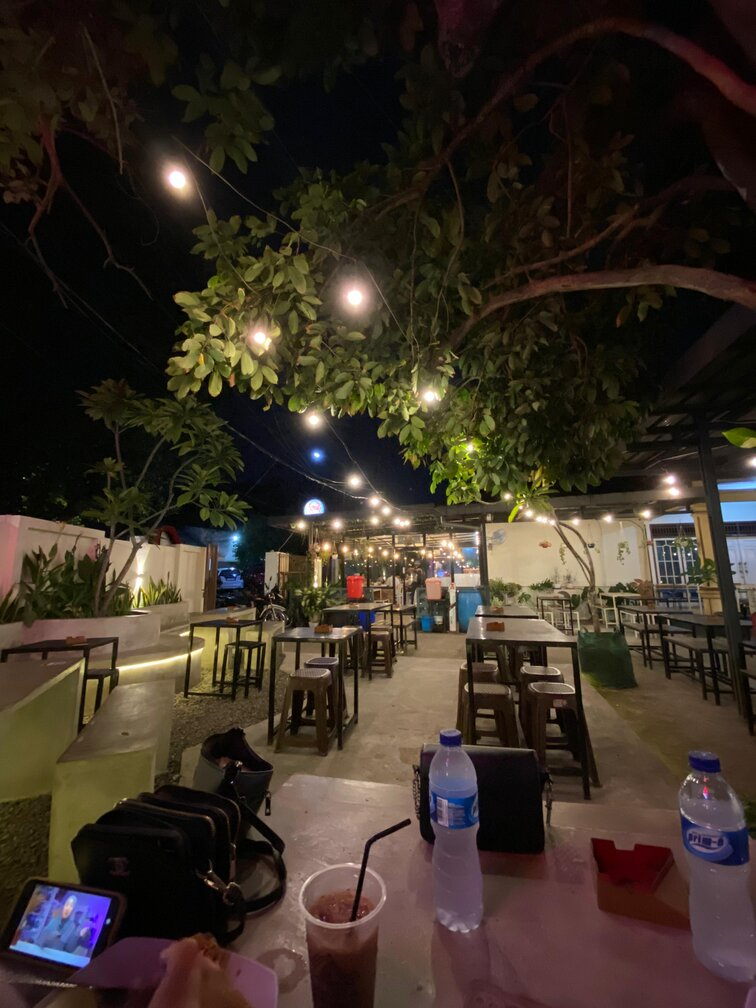
#> input picture Ersha Kirana_1MIO_062340833232/kafe.jpg, 756 x 1008 px
$ python citracv.py
#> lines starting #> are read from the running program, lines starting #| are printed output that depends on the picture; after the words box and inside, x2 and y2 are one past the last pixel; in counts of white or black regions, pixels touching at a corner belong together
# Import library yang diperlukan.
import cv2
import numpy as np

# Membaca file citra, lalu disimpan kedalam variabel "citra".
citra = cv2.imread("kafe.jpg")
#> citra is the input picture: shape (1008, 756, 3); mean B, G, R 37.3, 47.6, 57.9

# Menggunakan metode Canny Edge Detection untuk menghilangkan Noise dengan metode Gaussian Smoothing, dan menerapkan
# threshold dengan 2 threshold values yang dimasukkan sebagai argumen kedalam method cv2.Canny().
tepi_citra = cv2.Canny(citra, 100, 300)
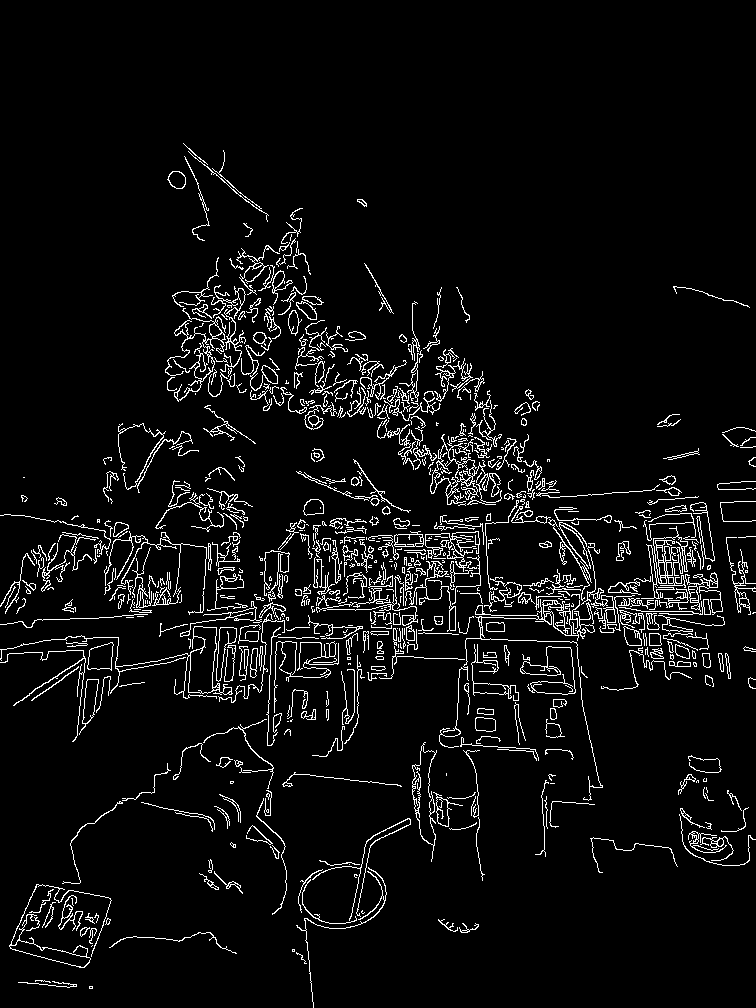
#> tepi_citra: shape (1008, 756); 5.3% white in thin lines or dots, all inside (x1, y1, x2, y2) = (0, 143, 756, 1008)

# Mengkonversi citra dari RGB ke HSV.
citraInHSV = cv2.cvtColor(citra, cv2.COLOR_BGR2HSV)
#> citraInHSV: shape (1008, 756, 3); mean H, S, V 41, 123, 60

# Menentukan batas minimal threshold.
lower_b = np.array([0, 0, 30])

# Menentukan batas maksimal threshold.
upper_b = np.array([200, 60, 300])

# Membuat mask citra menggunakan method inRange(), dengan variabel "lower_b" sebagai batas minimal threshold dan
# variabel "upper_b" sebagai batas maksimal threshold.
mask_citra = cv2.inRange(citraInHSV, lower_b, upper_b)
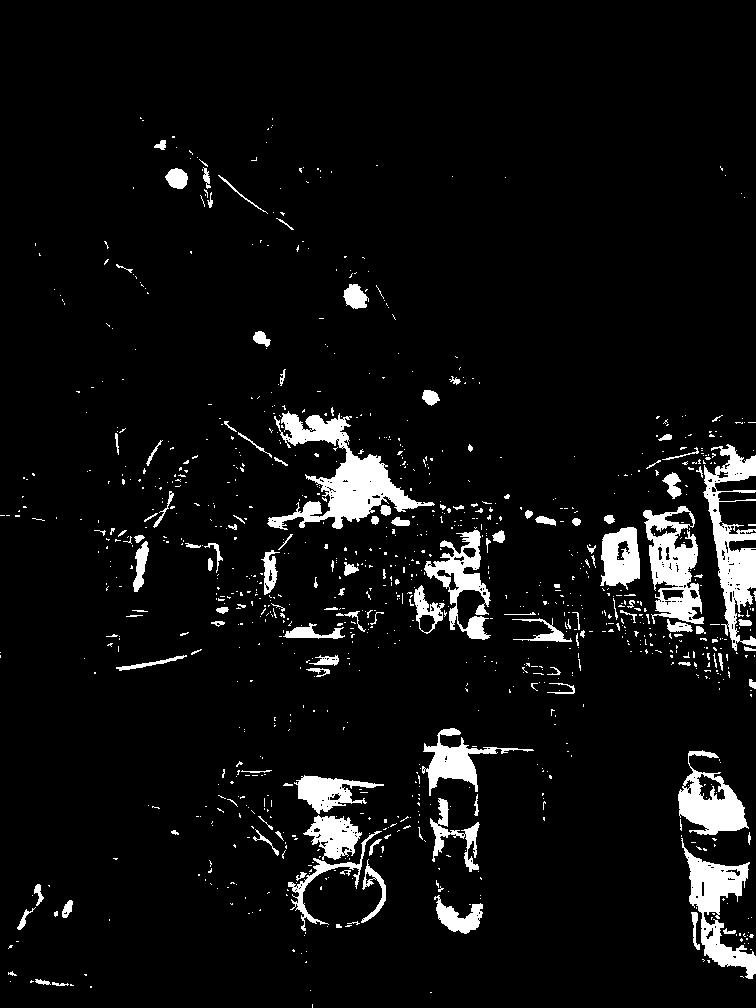
#> mask_citra: shape (1008, 756); 6.1% white; 1039 white regions (910 under 20 px), largest, box (x1, y1, x2, y2) and area: (267, 411, 435, 530) 6129, (703, 444, 756, 651) 4477, (643, 506, 704, 624) 3705

# Memisahkan objek dari background dalam citra menggunakan method bitwise_and() dengan bantuan masking dari "mask_citra"
citra_segmentasi = cv2.bitwise_and(citra, citra, mask=~mask_citra)
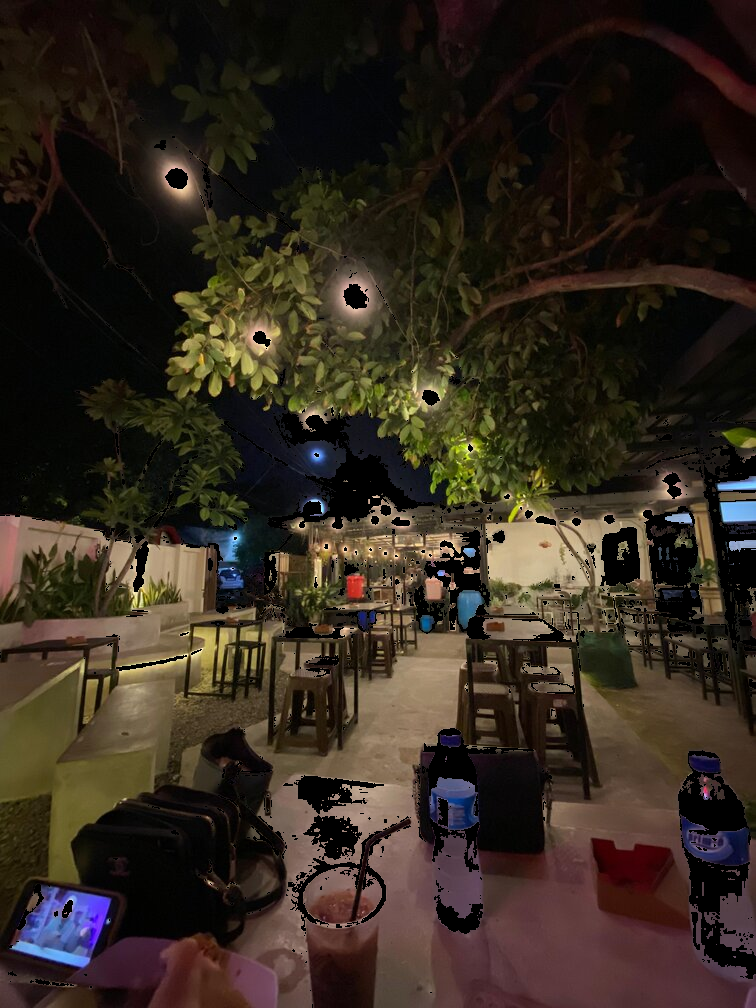
#> citra_segmentasi: shape (1008, 756, 3); mean B, G, R 31.1, 41.2, 50.8

# Menampilkan Citra asli, Citra deteksi tepi dan Citra hasil segmentasi
cv2.imshow('Gambar asli', citra)
cv2.imshow('Citra deteksi tepi', tepi_citra)
cv2.imshow('Citra hasil segmentasi', citra_segmentasi)

cv2.waitKey(0)
cv2.destroyAllWindows()

$ run again, with Ersha Kirana_1MIO_062340833232/apukat.jpg copied over Ersha Kirana_1MIO_062340833232/kafe.jpg
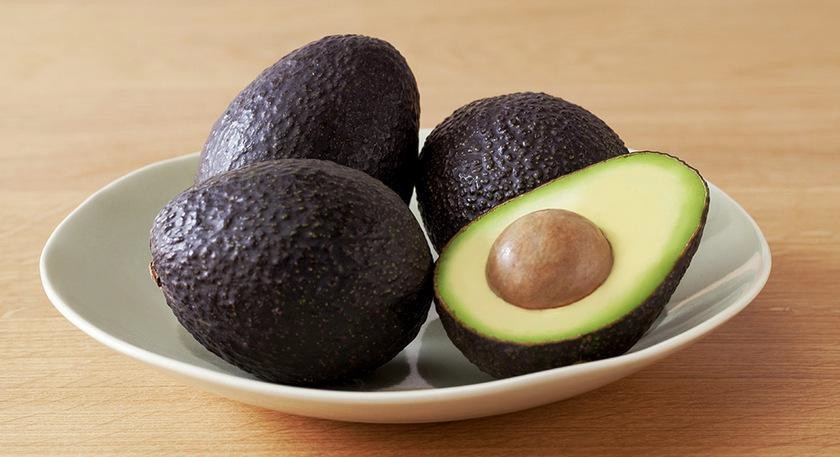
#> input picture Ersha Kirana_1MIO_062340833232/apukat.jpg, 840 x 457 px
#> citra is the input picture: shape (457, 840, 3); mean B, G, R 104.4, 131.4, 154.6
#> `tepi_citra = cv2.Canny(citra, 100, 300)`:
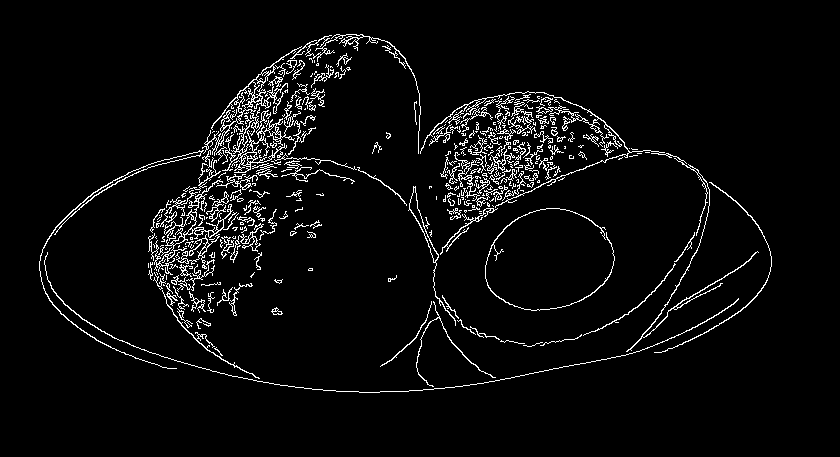
#> tepi_citra: shape (457, 840); 4.4% white in thin lines or dots, all inside (x1, y1, x2, y2) = (39, 34, 772, 393)
#> citraInHSV: shape (457, 840, 3); mean H, S, V 33.4, 90.4, 155.2
#> mask_citra: shape (457, 840); 22.7% white; 756 white regions (676 under 20 px), largest, box (x1, y1, x2, y2) and area: (38, 34, 771, 402) 70277, (436, 94, 605, 220) 7932, (491, 185, 588, 236) 1189
#> `citra_segmentasi = cv2.bitwise_and(citra, citra, mask=~mask_citra)`:
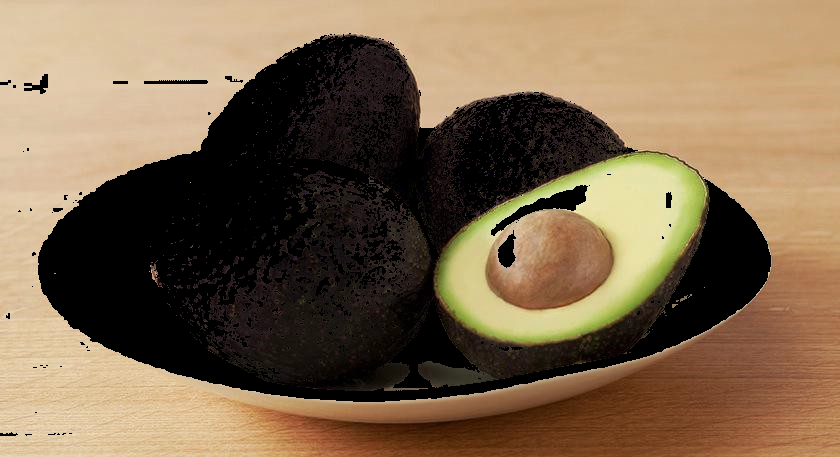
#> citra_segmentasi: shape (457, 840, 3); mean B, G, R 77.4, 103.1, 124.6

$ run again, with Ersha Kirana_1MIO_062340833232/kincir.jpg copied over Ersha Kirana_1MIO_062340833232/kafe.jpg
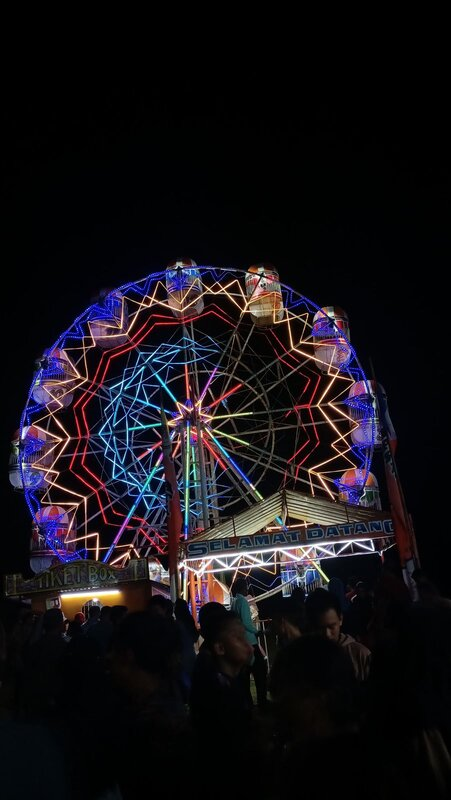
#> input picture Ersha Kirana_1MIO_062340833232/kincir.jpg, 451 x 800 px
#> citra is the input picture: shape (800, 451, 3); mean B, G, R 23.1, 18.4, 21.5
#> `tepi_citra = cv2.Canny(citra, 100, 300)`:
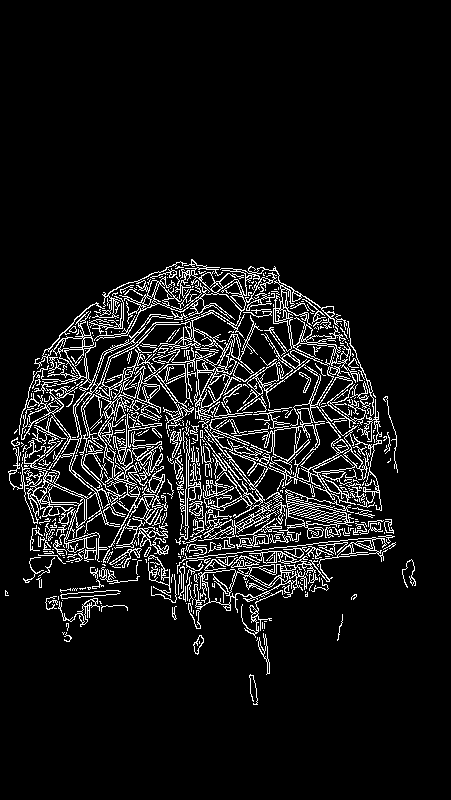
#> tepi_citra: shape (800, 451); 8.3% white in thin lines or dots, all inside (x1, y1, x2, y2) = (5, 259, 416, 705)
#> citraInHSV: shape (800, 451, 3); mean H, S, V 67.7, 118.8, 28.1
#> mask_citra: shape (800, 451); 6.1% white; 750 white regions (631 under 20 px), largest, box (x1, y1, x2, y2) and area: (177, 433, 395, 611) 8740, (45, 559, 134, 603) 1438, (244, 580, 292, 631) 534
#> `citra_segmentasi = cv2.bitwise_and(citra, citra, mask=~mask_citra)`:
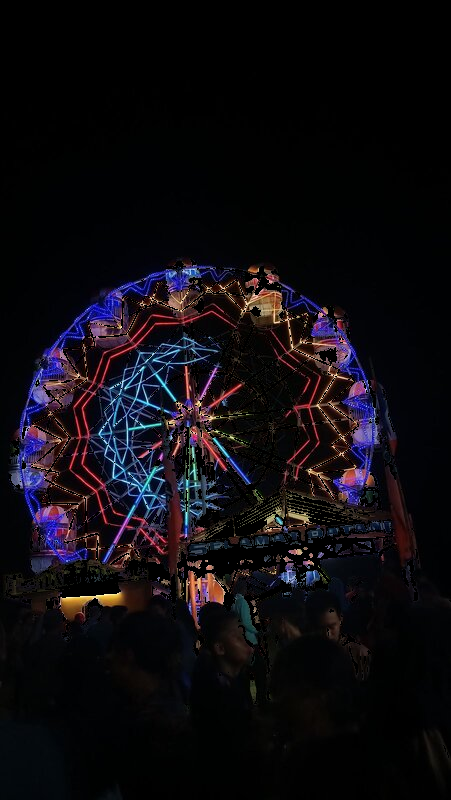
#> citra_segmentasi: shape (800, 451, 3); mean B, G, R 16.3, 11.5, 14.3
